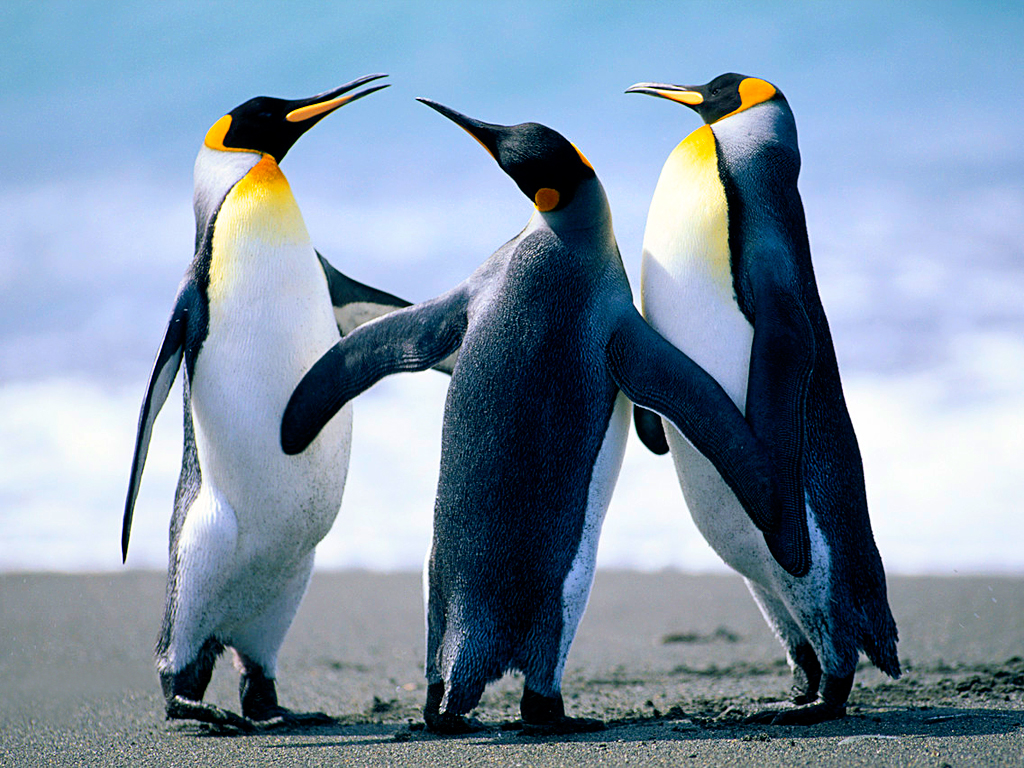
#> input picture Penguins.jpg, 1024 x 768 px, found by its file name
$ jupyter execute 'Drawing a line on the image.ipynb'
#> lines starting #> are read from the running program, lines starting #| are printed output that depends on the picture
[cell 1]
import cv2
import numpy as np
from matplotlib import pyplot as plt

[cell 2]
img = cv2.imread('penguins.jpg',cv2.IMREAD_GRAYSCALE)
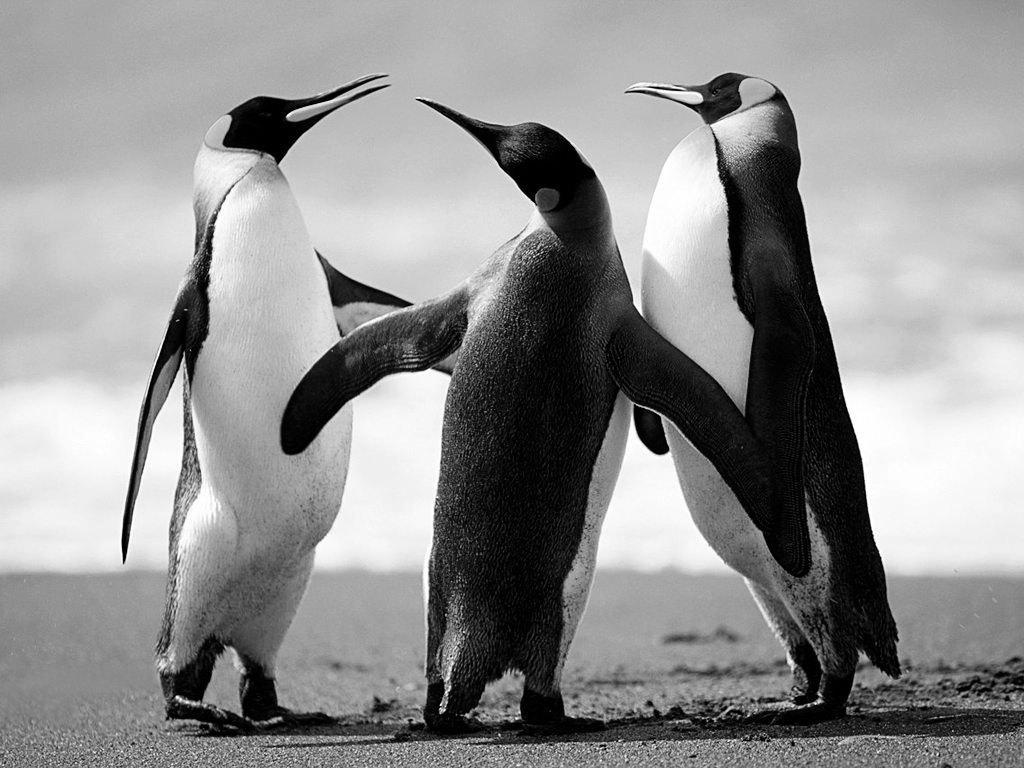
#> img: shape (768, 1024); min 0, max 255, mean 144.3
plt.imshow(img, cmap ='gray', interpolation='bicubic')#showing the image

plt.plot([600,200], [200,300],'r', linewidth=5)#drawing a red line on the image
plt.show()
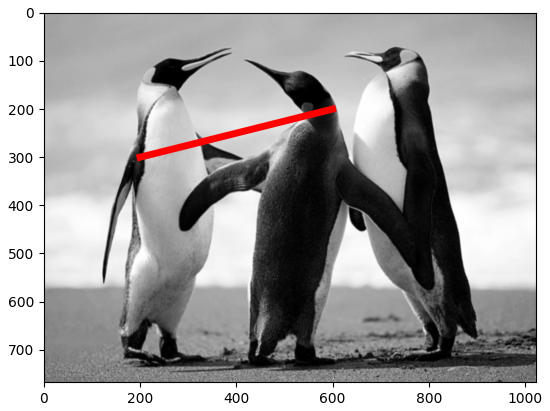
#> figure drawn by matplotlib, 1 panel
